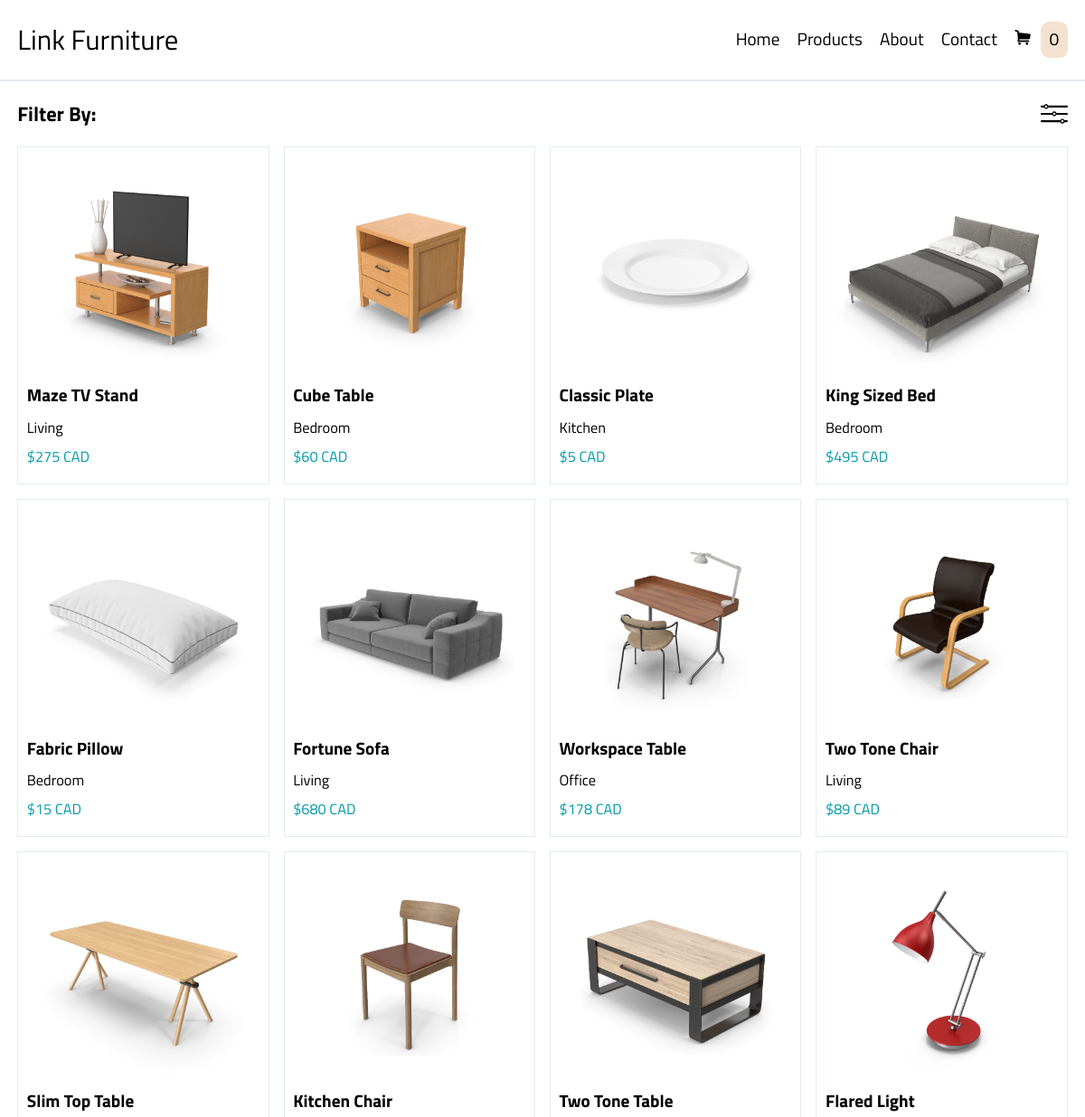
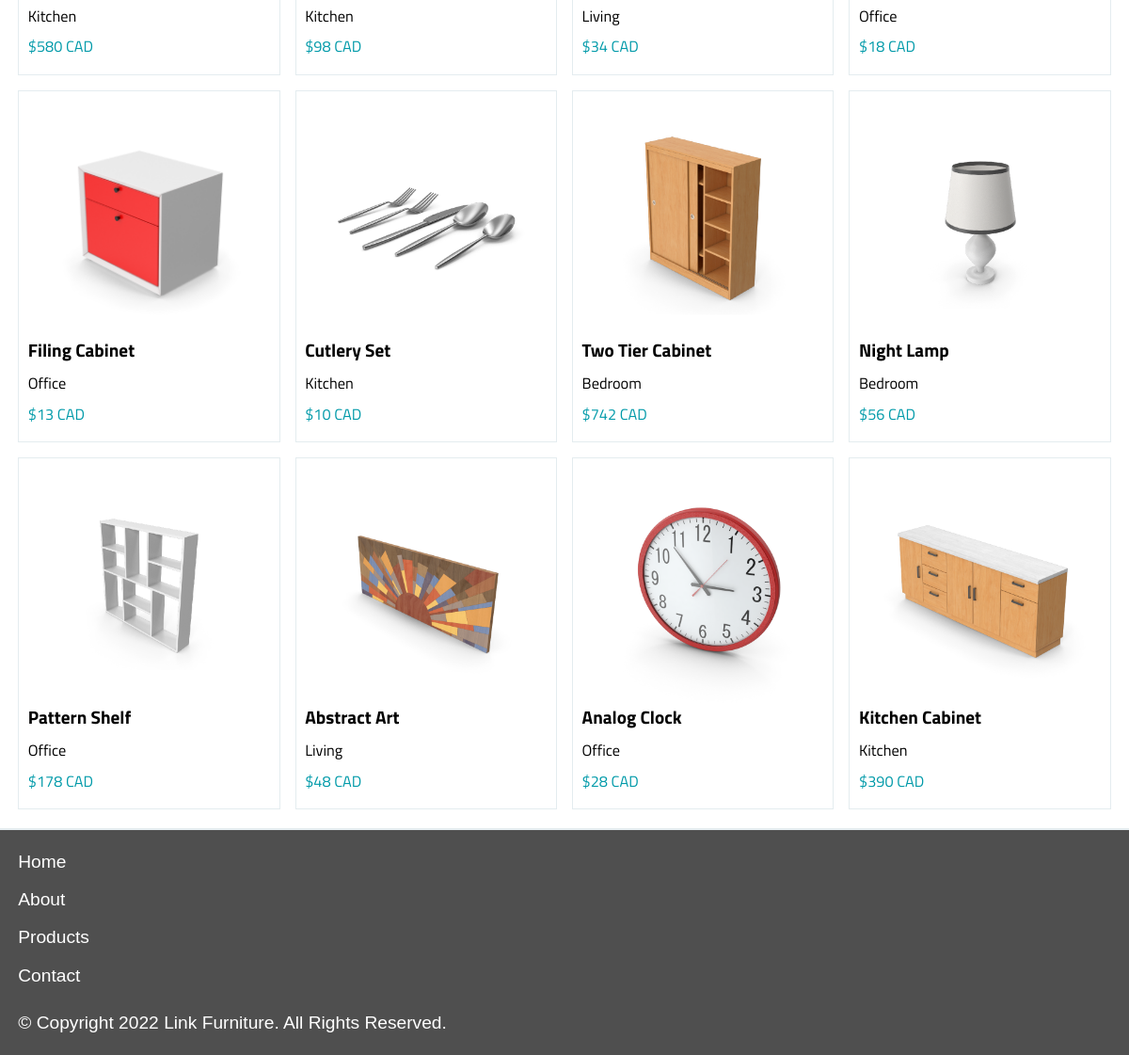
/products.php, run on the app's committed database (2 pictures, top to bottom).
### tables this page shows
CREATE TABLE `products` (
  `id` tinyint(100) NOT NULL,
  `product` varchar(50) NOT NULL,
  `category` enum('Living','Office','Bedroom','Kitchen') NOT NULL,
  `price` int(50) NOT NULL,
  `image` varchar(50) NOT NULL,
  `table_properties` tinytext NOT NULL,
  `table_values` tinytext NOT NULL
);

### products.php (the view, shortened to what this page needs)
<?php
	include('includes/header.php');
?>
<?php
    $query = "SELECT * FROM products";
?>
    <main id="products">
        <div class="w-1500 margin-center padding">
        <div id="categoryFilter" class="margin-bottom">
            <h3 class="titillium flex-between margin-none">Filter By:<img src="images/filter.svg" alt="Filter"
            class="filter-icon open-categories pointer margin-none"></h3>
        </div>
        <div id="productGrid" class="fade-in">
            <?php
				$sql = mysqli_query($connection, $query);
				while($row = mysqli_fetch_array($sql)) {
                print "<a href=\"description.php?id=".$row['id']."\" class=\"All ".$row['category']."\" data-price=\"".$row['price']."\">";
                    print '<figure class="product platinum-outline padding-light">';
                    print '<img src="thumbnails/'.$row['image'].'" alt="'.$row['product'].'">';
                    print '<figcaption class="titillium flex-center-start flex-column margins-light">';
				    print '<span class="product-name bold">'.$row['product'].'</span>';
                    print '<span class="product-category tiny">'.$row['category'].'</span>';
                    print '<span class="product-price tiny green">$'.$row['price'].' CAD</span>';
                    print '</figcaption>';
                    print '</figure>';
                print '</a>';
                }
            ?>
        </div>
        </div>
    </main>
    <footer class="metal-bg padding">
        <ul class="white no-list-style margin-bottom margins-light">
            <li><a href="index.php">Home</a>
            <li><a href="about.php">About</a>
            <li><a href="products.php">Products</a>
            <li class="margin-none"><a href="contact.php">Contact</a>
        </ul>
		<p>© Copyright <?php print date('Y'); ?> Link Furniture. All Rights Reserved.</p>
    </footer>
</body>
</html>

### includes/header.php (shortened to what this page needs)
<!DOCTYPE html>
<html lang="en">
	<head>
        <link rel="stylesheet" href="styles.css">
        <link rel="stylesheet" href="foundation_icons_general/stylesheets/general_foundicons.css">
	</head>
    <body>
	<header class="white-bg platinum-underline fullwidth padding">
        <div class="flex-center fade-in">
            <a href="index.php" class="titillium small">Link Furniture</a>
        </div>
        <nav id="desktopMenu" class="fade-in">
        <ul class="titillium no-list-style flex-center">
            <li class="hamburger pointer"><a>&#9776;</a>
            <li class="link"><a href="index.php">Home</a>
            <li class="link"><a href="products.php">Products</a>
            <li class="link"><a href="about.php">About</a>
            <li class="link"><a href="contact.php">Contact</a>
            <li class="toggle pointer"><a href="#"><i class="open-cart foundicon-cart"></i></a><span class="quantity-icon tan-bg">0</span>
        </ul>
        </nav>
    </header>

### styles.css (style rules this page uses)
* { box-sizing: border-box; margin: 0; padding: 0; }
a { text-decoration: none; color: #000; display: block; margin: 0; }
body { max-width: 3200px; min-width: 240px; font-size: 1em; font-family: bebas-neue-pro, sans-serif; color: #4F4F4F; }
#mobileMenu, #shoppingCart, #categoryMenu, #categoryAside, .link { display: none; }
header { position: sticky; top: 0; left: 0; z-index: 2; color: #4F4F4F; }
header nav ul { margin-top: 1em; }
header nav ul li { display: flex; justify-content: center; align-items: center; height: 100%; flex: 1; }
footer { border-top: 2px solid #e4ecef; line-height: 1.6; }
footer a { display: inline-block; line-height: 0; color: #FFF; }
.no-list-style { list-style-type: none; }
.product img { max-width: 250px; margin: 0 auto; }
.platinum-outline { border: 1px solid#e4ecef; }
img { width: 100%; height: auto; display: block; }
.filter-icon { max-width: 30px; height: auto; }
.quantity-icon { border-radius: 0.5em; padding: 0.25em 0.5em; margin-left: 0.5em; }
#productGrid { display: grid; grid-template-columns: 1fr 1fr; grid-gap: 16px; }
.w-1500 { max-width: 1500px; }
.margin-center { margin: auto; }
.fullwidth { width: 100%; }
.flex-center { display: flex; justify-content: center; align-items: center; }
.flex-center-start { display: flex; justify-content: center; align-items: left; }
.flex-column { flex-direction: column; }
.flex-between { display: flex; justify-content: space-between; }
.padding { padding: 1em; }
.padding-light { padding: 0.5em; }
.margin-bottom { margin-bottom: 1em; }
.margins-light * { margin-bottom: 0.5em; }
.margin-none { margin-bottom: 0; }
.titillium { font-family: 'Titillium Web', sans-serif; color: #000; }
.bold { font-weight: bold; }
.small { font-size: 1.6em; }
.tiny { font-size: 0.85em; }
.platinum-underline { border-bottom: 2px solid #e4ecef; line-height: 1.6; }
.metal-bg { background: #4F4F4F; color: #FFF; }
.white-bg { background-color: #FFF; color: #000; }
.tan-bg { background-color: #F2E2CF; color: #000; }
.green { color: #009AA9; }
.white { color: #FFF; }
.pointer { cursor: pointer; }
.fade-in { animation: 0.8s ease-in fade-in; }
@media only screen and (min-width : 500px) { body { font-size: 1em; } }
@media only screen and (min-width : 800px) { body { font-size: 1.2em; } }
@media only screen and (min-width : 800px) { header { display: flex; justify-content: space-between; } }
@media only screen and (min-width : 800px) { header nav { display: flex; align-items: center; } }
@media only screen and (min-width : 800px) { header nav ul { margin-top: 0; } }
@media only screen and (min-width : 800px) { header nav ul li { margin-left: 1em; } }
@media only screen and (min-width : 800px) { .hamburger { display: none; } }
@media only screen and (min-width : 800px) { .link { display: block; } }
@media only screen and (min-width : 800px) { #productGrid { grid-template-columns: 1fr 1fr 1fr 1fr; } }

### data on the page
products: image (picture), product "Maze TV Stand", category "Living", price "275"
products: image (picture), product "Cube Table", category "Bedroom", price "60"
products: image (picture), product "Classic Plate", category "Kitchen", price "5"
products: image (picture), product "King Sized Bed", category "Bedroom", price "495"
products: image (picture), product "Fabric Pillow", category "Bedroom", price "15"
products: image (picture), product "Fortune Sofa", category "Living", price "680"
products: image (picture), product "Workspace Table", category "Office", price "178"
products: image (picture), product "Two Tone Chair", category "Living", price "89"
products: image (picture), product "Slim Top Table", category "Kitchen", price "580"
products: image (picture), product "Kitchen Chair", category "Kitchen", price "98"
products: image (picture), product "Two Tone Table", category "Living", price "34"
products: image (picture), product "Flared Light", category "Office", price "18"
products: image (picture), product "Filing Cabinet", category "Office", price "13"
products: image (picture), product "Cutlery Set", category "Kitchen", price "10"
products: image (picture), product "Two Tier Cabinet", category "Bedroom", price "742"
products: image (picture), product "Night Lamp", category "Bedroom", price "56"
products: image (picture), product "Pattern Shelf", category "Office", price "178"
products: image (picture), product "Abstract Art", category "Living", price "48"
products: image (picture), product "Analog Clock", category "Office", price "28"
products: image (picture), product "Kitchen Cabinet", category "Kitchen", price "390"
